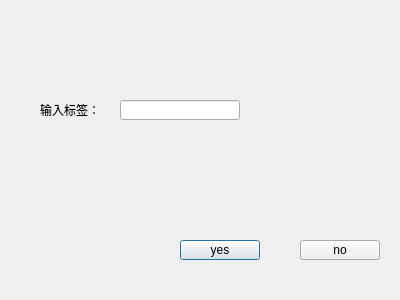
<?xml version="1.0" encoding="UTF-8"?>
<ui version="4.0">
 <class>Dialog</class>
 <widget class="QDialog" name="Dialog">
  <property name="geometry">
   <rect>
    <x>0</x>
    <y>0</y>
    <width>400</width>
    <height>300</height>
   </rect>
  </property>
  <property name="windowTitle">
   <string>Dialog</string>
  </property>
  <widget class="QLineEdit" name="lineEdit">
   <property name="geometry">
    <rect>
     <x>120</x>
     <y>100</y>
     <width>120</width>
     <height>20</height>
    </rect>
   </property>
  </widget>
  <widget class="QPushButton" name="pushButton_yes">
   <property name="geometry">
    <rect>
     <x>180</x>
     <y>240</y>
     <width>80</width>
     <height>20</height>
    </rect>
   </property>
   <property name="text">
    <string>yes</string>
   </property>
  </widget>
  <widget class="QPushButton" name="pushButton_no">
   <property name="geometry">
    <rect>
     <x>300</x>
     <y>240</y>
     <width>80</width>
     <height>20</height>
    </rect>
   </property>
   <property name="text">
    <string>no</string>
   </property>
  </widget>
  <widget class="QLabel" name="label">
   <property name="geometry">
    <rect>
     <x>40</x>
     <y>100</y>
     <width>80</width>
     <height>20</height>
    </rect>
   </property>
   <property name="text">
    <string>输入标签：</string>
   </property>
  </widget>
 </widget>
 <resources/>
 <connections/>
</ui>
